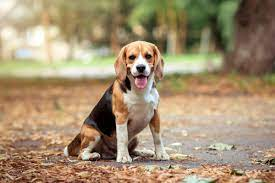
#> input picture images/dog.jpeg, 275 x 183 px
$ python -i chapter_2.py   (imports and definitions only)   (older library calls are emulated)
#> lines starting #> are read from the running program, lines starting #| are printed output that depends on the picture
# edge detection
import cv2


def show_image(image, name="image"):
    cv2.imshow(name, image)
    cv2.waitKey(0)
    cv2.destroyAllWindows()

def canny_det(image_path):
    img = cv2.imread(image_path)
    canny_img = cv2.Canny(img, 100, 200)
    return canny_img

def sobel_det(image_path):
#> called with image_path = '../images/dog.jpeg'
    img = cv2.imread(image_path)
#> img is the input picture: shape (183, 275, 3); mean B, G, R 112.9, 143, 163.2

    yuan_x_64 = cv2.Sobel(img, cv2.CV_64F, dx=1, dy=0)
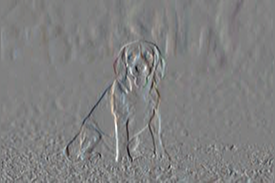
#> yuan_x_64: shape (183, 275, 3) float64; mean B, G, R -0.9, -1.4, -1.4; drawn with min black and max white
    # 这一步将默认的uint8数据类型更改为float64，以便能够保存负数的边缘强度

    # 将Sobel水平边缘检测结果的负数值转换为正数
    yuan_x_full = cv2.convertScaleAbs(yuan_x_64)
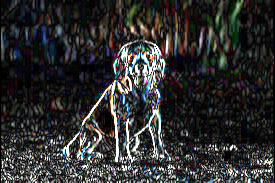
#> yuan_x_full: shape (183, 275, 3); mean B, G, R 47.1, 47.2, 47.2
    # 这一步将负数值转换为其绝对值，以便在显示时产生正确的视觉效果

    # 使用Sobel算子进行垂直边缘检测
    yuan_y_64 = cv2.Sobel(img, cv2.CV_64F, dx=0, dy=1)
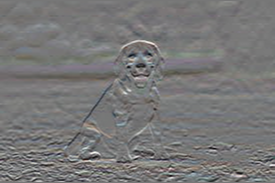
#> yuan_y_64: shape (183, 275, 3) float64; mean B, G, R 0.2, -0.4, 1.3; drawn with min black and max white
    # 这一步将默认的uint8数据类型更改为float64，以便能够保存负数的边缘强度

    # 将Sobel垂直边缘检测结果的负数值转换为正数
    yuan_y_full = cv2.convertScaleAbs(yuan_y_64)
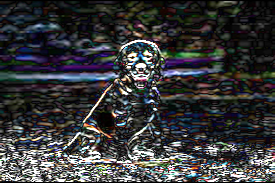
#> yuan_y_full: shape (183, 275, 3); mean B, G, R 58.4, 56.8, 56.2
    # 这一步将负数值转换为其绝对值，以便在显示时产生正确的视觉效果

    # 使用addWeighted函数将水平和垂直边缘检测结果叠加，创建合并的边缘检测图像

    img_xy_full = cv2.addWeighted(yuan_x_full, 1, yuan_y_full, 1, 0)
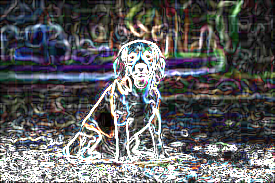
#> img_xy_full: shape (183, 275, 3); mean B, G, R 97.1, 95.4, 94.9

    return img_xy_full


# [5 lines not run here, left out]

>>> result = sobel_det('../images/dog.jpeg')

$ run again, on images/cat.jpeg
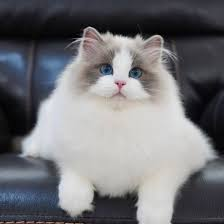
#> input picture images/cat.jpeg, 224 x 224 px
#> in sobel_det, img is the input picture: shape (224, 224, 3); mean B, G, R 118.2, 114.4, 114.3
#> in sobel_det, `yuan_y_64 = cv2.Sobel(img, cv2.CV_64F, dx=0, dy=1)`:
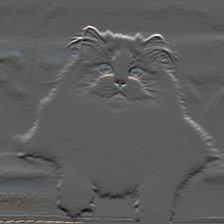
#> yuan_y_64: shape (224, 224, 3) float64; mean B, G, R 0.3, 0.6, 0.9; drawn with min black and max white
#> in sobel_det, `img_xy_full = cv2.addWeighted(yuan_x_full, 1, yuan_y_full, 1, 0)`:
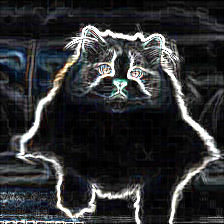
#> img_xy_full: shape (224, 224, 3); mean B, G, R 50.6, 48.9, 47.6
